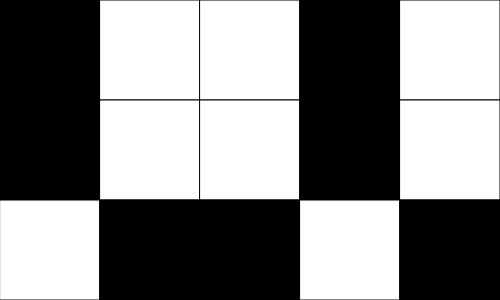
Frame 1 (no input)
Frame 60 (no input): identical to frame 1, image omitted
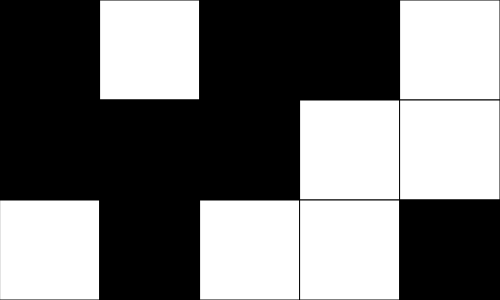
Frame 120 (the mouse pressed at the canvas centre since frame 60)

The p5.js sketch that drew these frames (run headless with seeded random() and noise() and a simulated clock; from frame 60 on, the mouse is pressed at the canvas centre):

// p5.js sketch
// ── sketch.js
/* eslint-disable brace-style */
/* eslint-disable indent */

// 2D Array Basics DEMO
// Marcus Cheecham
// April 2nd, 2025
// Working with 2D Arrays, Visualizations

let grid;

let squareSize = 100;
const NUM_ROWS = 3; const NUM_COLS = 5;

function setup() {
  createCanvas(NUM_COLS * squareSize, NUM_ROWS * squareSize);

  grid = [[0, 255, 255, 0, 255],
          [0, 255, 255, 0, 255],
          [255, 0, 0, 255, 0]];
  
}

function renderGrid() {
  for (let y = 0; y < NUM_ROWS; y++) {
    for (let x = 0; x < NUM_COLS; x++) {
      let fillColour = grid[y][x];
      fill(fillColour);
      square(x*squareSize, y*squareSize, squareSize);

    }
  }
}

function getCurrentY() {
  //determine current row of the mouse position
  let constrainedY = constrain(mouseY, 0, height-1);
  return floor(constrainedY / squareSize);
}

function getCurrentX() {
  //determine current col of the mouse position
  let constrainedX = constrain(mouseX, 0, width-1);
  return floor(constrainedX / squareSize);
}

function mousePressed() {
  // flip current tile to a random greyscale value
  // only fo something if mouseX/mouseY are on the canvas

  let x = getCurrentX();
  let y = getCurrentY();

  // always: flip the "Current" tile
  flip(x, y);

  // sometimes: (depending on position) flip the neighbours

  if (y > 0) {flip(x, y-1);}
  if (y < NUM_ROWS - 1) {flip(x, y+1);}
  if (x > 0) {flip(x-1, y);}
  if (x < NUM_COLS - 1) {flip(x+1, y);}
  
}

function flip(x, y) {
  // take a tile and invert its value

  if (grid[y][x] === 0) {grid[y][x] = 255;}
  else {grid[y][x] = 0;}
}

function draw() {
  // interpet the information in the 2D array, and draw a grid of colors on the screen to reflect it.
  renderGrid();
}
